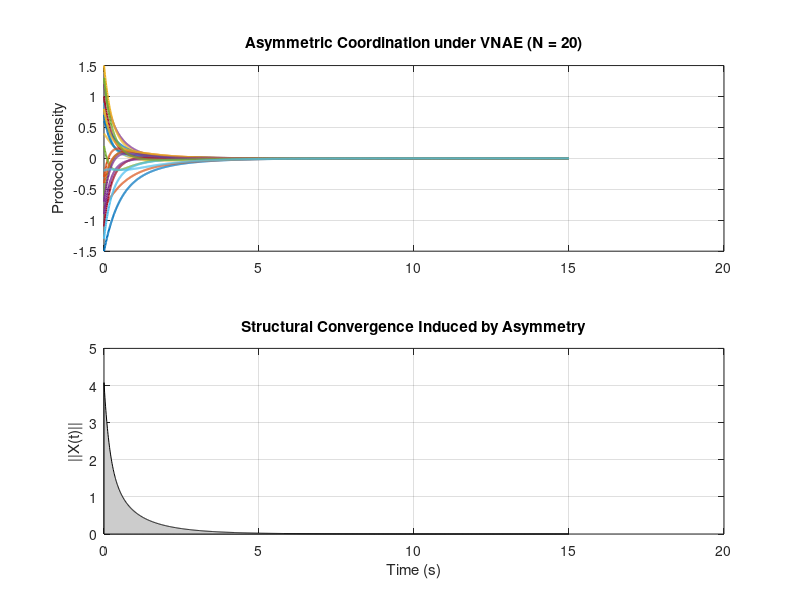

MATLAB code to generate this figure:
% ------------------------------------------------------------
% VNAE Adaptive Dose Coordination - Fully Parametric (N = 20)
% ------------------------------------------------------------
clear; clc;

% Number of agents / protocols
N = 20;

% Asymmetric dissipation parameters (theta_i)
% Higher theta = more rigid / conservative protocol
theta = [0.30, 0.45, 0.80, 0.55, 0.70, ...
         0.90, 0.60, 0.40, 1.10, 0.65, ...
         0.50, 0.75, 0.35, 0.95, 0.85, ...
         0.60, 0.40, 0.70, 1.00, 0.55];

% Initial protocol intensities (abstract states)
x0 = [-1.5, -0.8,  0.4,  1.2, -0.6, ...
       0.9, -1.1,  0.7, -0.3,  1.5, ...
      -0.9,  0.2, -1.3,  1.0,  0.6, ...
      -0.4,  0.8, -0.7,  1.3, -0.2]';

% Time discretization
dt = 0.01;
T_max = 15;
time_seq = 0:dt:T_max;
n_steps = length(time_seq);

% Coordination Structure (Graph Laplacian - Ring Topology)
L = zeros(N, N);
for i = 1:N
    L(i, i) = 2;
    L(i, mod(i, N) + 1) = -1;
    L(i, mod(i - 2 + N, N) + 1) = -1;
end

% Storage
X = zeros(N, n_steps);
X(:, 1) = x0;

% VNAE Dynamics: dx/dt = -L x - Theta x
for t = 2:n_steps
    x_prev = X(:, t-1);
    % Matrix multiplication and element-wise scaling
    dx = -L*x_prev - (theta' .* x_prev);
    X(:, t) = x_prev + dt * dx;
end

% Global Convergence Diagnostic (Euclidean Norm)
state_norm = zeros(1, n_steps);
for t = 1:n_steps
    state_norm(t) = norm(X(:, t));
end

% Visualization
figure('Color', 'w', 'Position', [100, 100, 800, 600]);

% Subplot 1: Trajectories
subplot(2, 1, 1);
plot(time_seq, X, 'LineWidth', 1.5);
title('Asymmetric Coordination under VNAE (N = 20)');
ylabel('Protocol intensity');
grid on;

% Subplot 2: Global State Norm
subplot(2, 1, 2);
area(time_seq, state_norm, 'FaceColor', [0.8 0.8 0.8], 'EdgeColor', 'k');
title('Structural Convergence Induced by Asymmetry');
xlabel('Time (s)');
ylabel('||X(t)||');
grid on;
